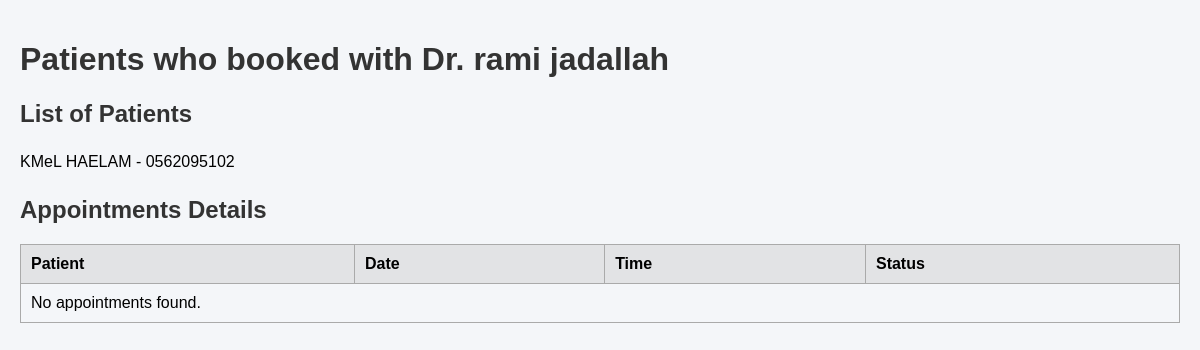
/cfm_reservation/26/, run on the app's committed database.
### my_app/models.py (models this page shows, shortened)
class BaseProfile(models.Model):
    first_name = models.CharField(max_length=45, null=True, blank=True)
    last_name = models.CharField(max_length=45, null=True, blank=True)
    phone = models.CharField(max_length=20)
    birth_date = models.DateField(blank=True, null=True)
    gender = models.CharField(
        max_length=10,
        choices=[("M", "Male"), ("F", "Female")],
        blank=True
    )
    identity = models.FileField(upload_to='identities/', blank=True, null=True)
    class Meta:
        abstract = True  # ⚠️ هذا يخليه مجرد كلاس أساسي فقط

class DoctorProfile(BaseProfile):
    bio=models.TextField(blank=True)
    email=models.CharField(null=True)
    password=models.BinaryField(max_length=20,null=True)
    phone=models.CharField(max_length=20)
    clinic_name=models.CharField(max_length=120,blank=True)
    address=models.CharField(max_length=200,blank=True)
    photo = models.ImageField(upload_to='doctors/', blank=True, null=True)
    speciality = models.ForeignKey(Speciality, on_delete=models.SET_NULL, null=True, related_name='specialities')

class PatientProfile(BaseProfile):
    identity=models.FileField()
    phone=models.CharField(max_length=20)
    email=models.CharField(null=True)
    password=models.BinaryField(max_length=20,null=True)
    birth_date=models.DateField(blank=True,null=True)
    gender=models.CharField(max_length=10,choices=[("M","Male"),("F","Female")],blank=True)

### my_app/views.py (the view, shortened to what this page needs)
# urls.py: path("cfm_reservation/<int:doctor_id>/", views.reserve_patient, name="reserve_patient"),
def reserve_patient(request, doctor_id):
    doctor = get_object_or_404(DoctorProfile, id=doctor_id)
    message = ""
    today = timezone.localdate()  # لتصفية الـ slots حسب اليوم
    patients = PatientProfile.objects.filter(appointments__doctor=doctor).distinct()
    context = {
        "doctor": doctor,
        "patients": patients,
        "message": message,
        "today": today
    }
    return render(request, "reserve_patient.html", context)

### my_app/templates/reserve_patient.html (shortened to what this page needs)
<!DOCTYPE html>
<html lang="en">
<head>
</head>
<body>
    <h1>Patients who booked with Dr. {{ doctor.first_name }} {{ doctor.last_name }}</h1>
    <h2>List of Patients</h2>
    <ul>
        {% for patient in patients %}
            <li>
                {{ patient.first_name }} {{ patient.last_name }} - {{ patient.phone }}
            </li>
        {% empty %}
            <li>No patients have booked yet.</li>
        {% endfor %}
    </ul>
    <h2>Appointments Details</h2>
    <table>
        <tr>
            <th>Patient</th>
            <th>Date</th>
            <th>Time</th>
            <th>Status</th>
        </tr>
        {% for a in appointments %}
        <tr>
            <td>{{ a.patient.first_name }} {{ a.patient.last_name }}</td>
            <td>{{ a.date }}</td>
            <td>{{ a.time }}</td>
            <td>{{ a.status }}</td>
        </tr>
        {% empty %}
        <tr>
            <td colspan="4">No appointments found.</td>
        </tr>
        {% endfor %}
    </table>
</body>
</html>

### my_app/templates/reserve_patient.html (style rules this page uses)
body { font-family: Arial, sans-serif; background-color: #f4f6f9; margin: 0; padding: 20px; }
h1, h2 { color: #333; }
table { width: 100%; border-collapse: collapse; margin-top: 10px; }
table, th, td { border: 1px solid #aaa; }
th, td { padding: 10px; text-align: left; }
th { background-color: #e2e3e5; }
ul { list-style: none; padding-left: 0; }
li { padding: 5px 0; }

### data on the page
DoctorProfile: first_name "rami", last_name "jadallah"
PatientProfile: first_name "KMeL", last_name "HAELAM", phone "0562095102"
